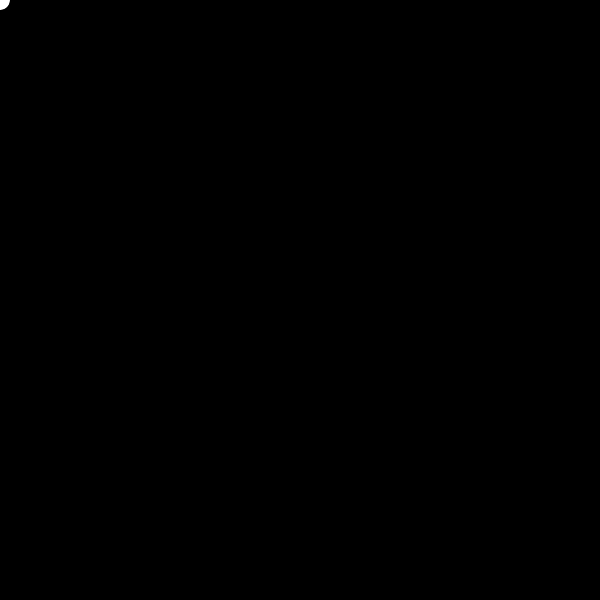
Frame 1 (no input)
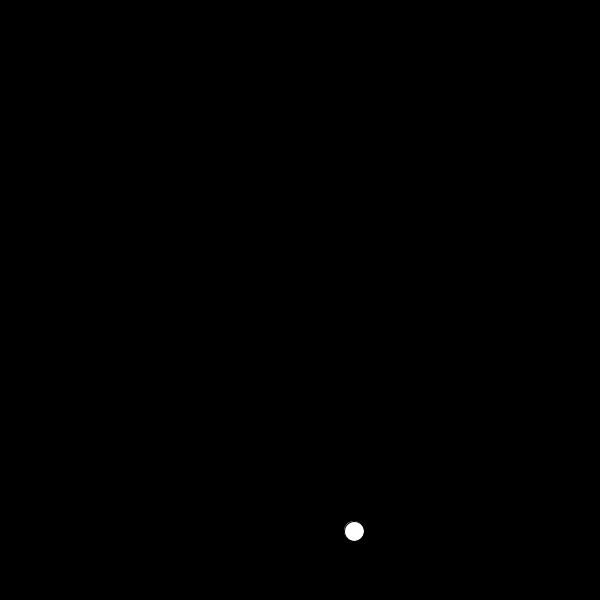
Frame 60 (the mouse pressed at the canvas centre just before this capture)
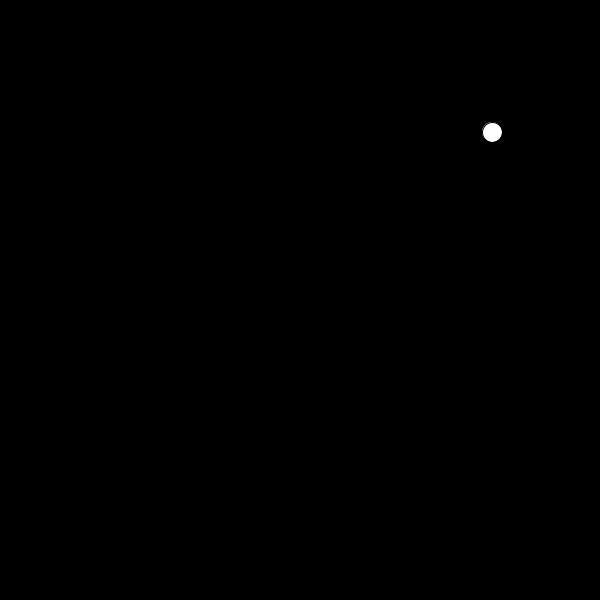
Frame 120 (the mouse held since frame 60 and released just before this capture)

The Processing sketch that drew these frames (run headless with seeded random() and noise(); from frame 60 on, the mouse is pressed at the canvas centre):

// Processing sketch: processing_140586
// ── processing_140586.pde

float posX,posY;
float speedX,speedY;
float dim;

void setup(){
 size(600,600);
 colorMode(HSB,360);
 posX = 0;
 posY = 0;
 speedX = 6;
 speedY = 9;
 dim = 20;
}

void draw(){
  background(0);
  ellipse(posX,posY,dim,dim);
  update();
}

void update(){
  posX = posX+speedX;
  posY = posY+speedY;
  if(posX>width){
    posX = width;
    speedX=-speedX;
  }else if(posX<0){
    posX=0;
    speedX=-speedX;
  }
  if(posY>height){
    posY=height;
    speedY=-speedY;
  }else if(posY<0){
    posY=0;
    speedY=-speedY;
  }
}
